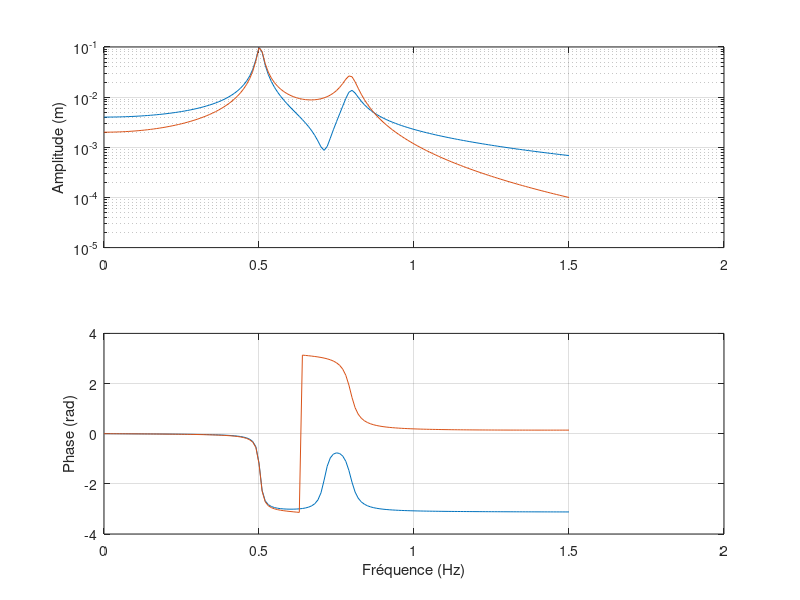

Write the MATLAB code that produced this figure. (Note: this script raises an error after producing the figure.)
clear all

% Donnees du systeme
m1 = 20;
m2 = 10;
k1 = 200;
k2 = 100;
k3 = 100; 
c1 = 2;
c2 = 1;
c3 = 1;

MatM = diag([m1 m2]);
MatK = [k1+k2 -k2 ; -k2 k2+k3];
MatC = [c1+c2 -c2 ; -c2 c2+c3];

nddl = size(MatM,1);

% Reponse frequentielle
F = [1 ;0];

Vfreq = [0:0.01:1.5];
Vresp_freq = zeros(2,length(Vfreq));

for ii = 1:length(Vfreq)
     Vresp_freq(:,ii) = (-(2*pi*Vfreq(ii))^2*MatM+1i*(2*pi*Vfreq(ii))*MatC+MatK)\F;
end

% Diagramme de Bode
figure
subplot(2,1,1)
semilogy(Vfreq,abs(Vresp_freq))
ylabel('Amplitude (m)')
grid on
subplot(2,1,2)
plot(Vfreq,angle(Vresp_freq))
xlabel('Fréquence (Hz)')
ylabel('Phase (rad)')
grid on


% Reponse temporelle numerique
x10 = 0;
x20 = 0;
x1p0 = 0;
x2p0 = 0;
VCI = [x10 x20 x1p0 x2p0];
Vt=[0 60];

[Vt_num,Vresp_temp_num] = ode45(@(t,y) odefcn(t,y,MatM,MatC,MatK), [Vt(1) Vt(end)], VCI);
Vresp_temp_num = Vresp_temp_num(:,1:nddl);

figure
plot(Vt_num,Vresp_temp_num)
xlabel('Temps (s)')
ylabel('Amplitude (m)')
grid on


function force = force_exc(t)

% amplitude
Vamp = [1;0];
% frequence d'excitation
f_exc = 0.8;
omega_exc = 2*pi*f_exc;
force = Vamp*sin(omega_exc*t);

end


function yp = odefcn(t,y,m,c,k)

nddl = size(m,1);
yp = [c m ; m zeros(nddl)]\([-k zeros(nddl) ; zeros(nddl) m]*y+[force_exc(t) ; zeros(nddl,1)]);

end